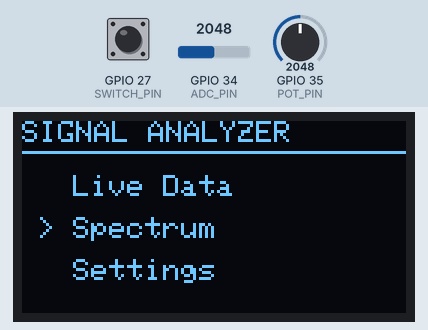
Recording of a sketch running on a simulated ESP32. On the bench: 128×64 one-colour display. The inputs (shaded band) are chosen by the test bench; at power-on: GPIO 35 (POT_PIN) = 2048, GPIO 27 (SWITCH_PIN) HIGH, GPIO 34 (ADC_PIN) = 2048. What the sketch prints to the serial monitor is not drawn.

Above: at 1.2 s.
1.3 s: GPIO 35 (POT_PIN) set to 2702
2.8 s: GPIO 35 (POT_PIN) set to 2795
At 4.2 s:
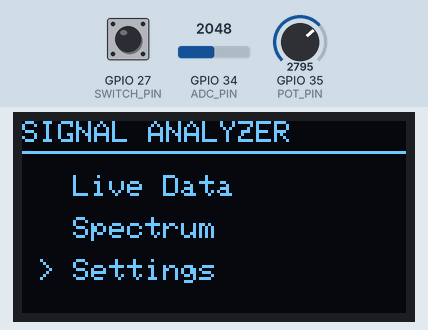
4.5 s: GPIO 27 (SWITCH_PIN) pulled LOW for 1 s
At 5.2 s:
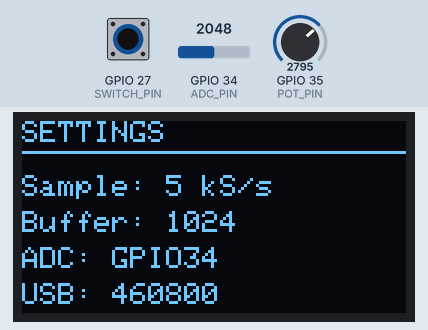
11.7 s: GPIO 27 (SWITCH_PIN) pulled LOW for 3.2 s
At 13.1 s:
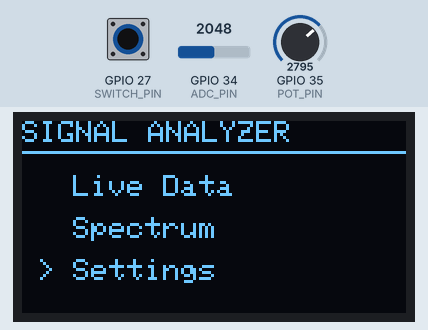
Timing chart, 0 to 14.7 s (numbered marks = the images above; inputs shaded):
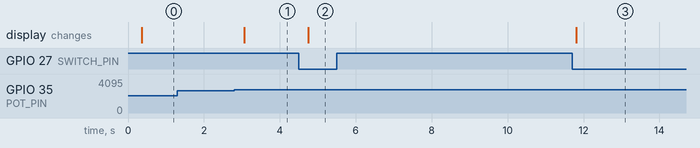

Measured:
- the behaviour switches between 2729 and 2730 on GPIO 35 (POT_PIN) (found by bisection; images 0 and 1)
- after the input at 1.3 s, every drawn part: stays the same
- after the input at 2.8 s, the display: changes after 0.26 s (image 1)
- after the input at 4.5 s, the display: changes after 0.24 s (image 2)
- after the input at 11.7 s, the display: changes after 0.11 s (image 3)

The sketch:

signal_analyzer.ino
```cpp
#include <Wire.h>
#include <Adafruit_GFX.h>
#include <Adafruit_SSD1306.h>

#define SCREEN_WIDTH 128
#define SCREEN_HEIGHT 64

#define SDA_PIN 32
#define SCL_PIN 33

#define ADC_PIN 34
#define POT_PIN 35
#define SWITCH_PIN 27

#define SAMPLE_RATE 5000
#define SAMPLE_US 200
#define N 1024

Adafruit_SSD1306 display(
  SCREEN_WIDTH,
  SCREEN_HEIGHT,
  &Wire,
  -1
);

int samples[N];

const char* menuItems[] = {
  "Live Data",
  "Spectrum",
  "Settings"
};

const int MENU_COUNT = 3;

int selectedItem = 0;
int currentPage = 0;

bool previousSwitchState = HIGH;


// ---------------- MEASUREMENTS ----------------

float vmax = 0;
float vmin = 0;
float vpp = 0;
float vavg = 0;
float vrms = 0;
float frequency = 0;
float dutyCycle = 0;

bool hasFrequency = false;

String waveform = "UNKNOWN";


// ---------------- SETUP ----------------

void setup() {

  // Faster because packets are now 1024 samples
  Serial.begin(460800);

  pinMode(SWITCH_PIN, INPUT_PULLUP);

  Wire.begin(SDA_PIN, SCL_PIN);
  Wire.setClock(800000);

  if (!display.begin(
        SSD1306_SWITCHCAPVCC,
        0x3C
      )) {

    while (true) {
      delay(1000);
    }
  }

  display.setTextColor(SSD1306_WHITE);
}


// ---------------- MAIN LOOP ----------------

void loop() {

  captureSamples();
  calculateMeasurements();
  detectWaveform();

  sendSamplesToPC();

  handleControls();
  drawCurrentPage();
}


// ---------------- SAMPLE CAPTURE ----------------

void captureSamples() {

  unsigned long nextSample = micros();

  for (int i = 0; i < N; i++) {

    while (micros() < nextSample);

    samples[i] = analogRead(ADC_PIN);

    nextSample += SAMPLE_US;
  }
}


// ---------------- BASIC MEASUREMENTS ----------------

void calculateMeasurements() {

  int rawMax = samples[0];
  int rawMin = samples[0];

  float sum = 0;
  float sumSquares = 0;

  for (int i = 0; i < N; i++) {

    if (samples[i] > rawMax)
      rawMax = samples[i];

    if (samples[i] < rawMin)
      rawMin = samples[i];

    float voltage =
      samples[i] * 3.3 / 4095.0;

    sum += voltage;
    sumSquares += voltage * voltage;
  }

  vmax = rawMax * 3.3 / 4095.0;
  vmin = rawMin * 3.3 / 4095.0;

  vpp = vmax - vmin;
  vavg = sum / N;
  vrms = sqrt(sumSquares / N);


  // -------- FREQUENCY / DUTY --------

  hasFrequency = false;
  frequency = 0;
  dutyCycle = 0;

  if (vpp > 0.2) {

    float midpoint =
      (vmax + vmin) / 2.0;

    int edgeCount = 0;
    int lastEdge = -1;

    float periodSum = 0;

    int highSamples = 0;

    bool previousHigh =
      (samples[0] * 3.3 / 4095.0)
      > midpoint;

    for (int i = 1; i < N; i++) {

      float voltage =
        samples[i] * 3.3 / 4095.0;

      bool currentHigh =
        voltage > midpoint;

      if (currentHigh)
        highSamples++;

      if (!previousHigh && currentHigh) {

        if (lastEdge >= 0) {
          periodSum += i - lastEdge;
          edgeCount++;
        }

        lastEdge = i;
      }

      previousHigh = currentHigh;
    }

    dutyCycle =
      ((float)highSamples / N) * 100.0;

    if (edgeCount > 0) {

      float avgPeriod =
        periodSum / edgeCount;

      frequency =
        SAMPLE_RATE / avgPeriod;

      hasFrequency = true;
    }
  }
}


// ---------------- WAVEFORM DETECTION ----------------

void detectWaveform() {

  if (vpp < 0.2) {

    waveform = "DC";
    return;
  }

  float highThreshold =
    vmax - (0.15 * vpp);

  float lowThreshold =
    vmin + (0.15 * vpp);

  int extremeSamples = 0;

  for (int i = 0; i < N; i++) {

    float voltage =
      samples[i] * 3.3 / 4095.0;

    if (
      voltage > highThreshold ||
      voltage < lowThreshold
    ) {
      extremeSamples++;
    }
  }

  float extremeRatio =
    (float)extremeSamples / N;

  if (extremeRatio > 0.8) {

    waveform = "SQUARE";
    return;
  }


  // -------- SINE --------

  float variance = 0;

  for (int i = 0; i < N; i++) {

    float voltage =
      samples[i] * 3.3 / 4095.0;

    float normalized =
      (voltage - vavg) /
      (vpp / 2.0);

    variance +=
      normalized * normalized;
  }

  variance /= N;

  float stdDev =
    sqrt(variance);

  if (
    stdDev > 0.65 &&
    stdDev < 0.8
  ) {

    waveform = "SINE";
    return;
  }


  // -------- TRIANGLE --------

  int bins[10] = {0};

  for (int i = 0; i < N; i++) {

    float voltage =
      samples[i] * 3.3 / 4095.0;

    float normalized =
      (voltage - vmin) / vpp;

    int bin =
      normalized * 10;

    if (bin >= 10)
      bin = 9;

    if (bin < 0)
      bin = 0;

    bins[bin]++;
  }

  float binMean =
    N / 10.0;

  float binVariance = 0;

  for (int i = 0; i < 10; i++) {

    float diff =
      bins[i] - binMean;

    binVariance +=
      diff * diff;
  }

  binVariance /= 10;

  float uniformity =
    sqrt(binVariance) /
    binMean;

  if (uniformity < 0.35) {

    waveform = "TRIANGLE";
    return;
  }

  waveform = "UNKNOWN";
}


// ---------------- SERIAL ----------------

void sendSamplesToPC() {

  for (int i = 0; i < N; i++) {

    Serial.print(samples[i]);

    if (i < N - 1)
      Serial.print(",");
  }

  Serial.println();
}


// ---------------- CONTROLS ----------------

void handleControls() {

  int potValue =
    analogRead(POT_PIN);

  bool currentSwitchState =
    digitalRead(SWITCH_PIN);

  if (
    previousSwitchState == HIGH &&
    currentSwitchState == LOW
  ) {

    if (currentPage == 0)
      currentPage = selectedItem + 1;

    else
      currentPage = 0;
  }

  previousSwitchState =
    currentSwitchState;


  if (currentPage == 0) {

    selectedItem = map(
      potValue,
      0,
      4095,
      0,
      MENU_COUNT
    );

    if (selectedItem >= MENU_COUNT)
      selectedItem = MENU_COUNT - 1;
  }
}


// ---------------- DISPLAY ----------------

void drawCurrentPage() {

  if (currentPage == 0)
    drawMenu();

  else if (currentPage == 1)
    drawLiveData();

  else if (currentPage == 2)
    drawSpectrum();

  else if (currentPage == 3)
    drawSettings();
}


// ---------------- MENU ----------------

void drawMenu() {

  display.clearDisplay();

  display.setTextSize(1);
  display.setCursor(0, 0);

  display.println("SIGNAL ANALYZER");

  display.drawLine(
    0, 10, 127, 10,
    SSD1306_WHITE
  );

  for (int i = 0; i < MENU_COUNT; i++) {

    int y = 18 + i * 14;

    display.setCursor(5, y);

    if (i == selectedItem)
      display.print("> ");
    else
      display.print("  ");

    display.println(menuItems[i]);
  }

  display.display();
}


// ---------------- LIVE DATA ----------------

void drawLiveData() {

  display.clearDisplay();

  display.setTextSize(1);

  display.setCursor(0, 0);
  display.println("LIVE DATA");

  display.drawLine(
    0, 10, 127, 10,
    SSD1306_WHITE
  );

  display.setCursor(0, 14);
  display.print("Wave: ");
  display.println(waveform);

  display.setCursor(0, 24);
  display.print("Vpp : ");
  display.print(vpp, 2);
  display.println("V");

  display.setCursor(0, 34);
  display.print("Vrms: ");
  display.print(vrms, 2);
  display.println("V");

  display.setCursor(0, 44);
  display.print("Freq: ");

  if (hasFrequency)
    display.print(frequency, 1);
  else
    display.print("N/A");

  display.println("Hz");

  display.setCursor(0, 54);
  display.print("Duty: ");

  if (
    waveform == "SQUARE" &&
    hasFrequency
  ) {
    display.print(dutyCycle, 1);
    display.print("%");
  }
  else {
    display.print("N/A");
  }

  display.display();
}


// ---------------- SPECTRUM ----------------

void drawSpectrum() {

  display.clearDisplay();

  display.setTextSize(1);

  display.setCursor(0, 0);
  display.println("SPECTRUM");

  display.drawLine(
    0, 10, 127, 10,
    SSD1306_WHITE
  );

  display.setCursor(0, 20);
  display.println("FFT + Harmonics");

  display.setCursor(0, 34);
  display.println("PC Processing");

  display.setCursor(0, 48);
  display.println("THD / SPECTRUM");

  display.display();
}


// ---------------- SETTINGS ----------------

void drawSettings() {

  display.clearDisplay();

  display.setTextSize(1);

  display.setCursor(0, 0);
  display.println("SETTINGS");

  display.drawLine(
    0, 10, 127, 10,
    SSD1306_WHITE
  );

  display.setCursor(0, 18);
  display.println("Sample: 5 kS/s");

  display.setCursor(0, 30);
  display.println("Buffer: 1024");

  display.setCursor(0, 42);
  display.println("ADC: GPIO34");

  display.setCursor(0, 54);
  display.println("USB: 460800");

  display.display();
}
```
